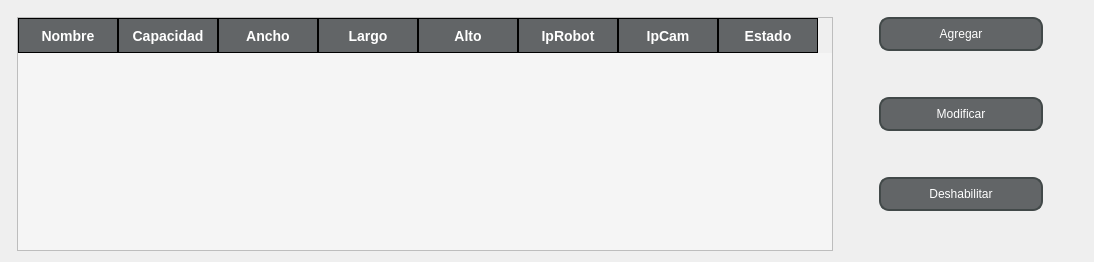
            <widget class="QWidget" name="Lista_Robots_2">
             <property name="minimumSize">
              <size>
               <width>800</width>
               <height>0</height>
              </size>
             </property>
             <layout class="QGridLayout" name="gridLayout">
              <item row="0" column="0" rowspan="2" colspan="2">
               <spacer name="horizontalSpacer_4">
                <property name="orientation">
                 <enum>Qt::Horizontal</enum>
                </property>
                <property name="sizeHint" stdset="0">
                 <size>
                  <width>217</width>
                  <height>20</height>
                 </size>
                </property>
               </spacer>
              </item>
              <item row="1" column="1">
               <layout class="QHBoxLayout" name="horizontalLayout_2">
                <item>
                 <widget class="QTableWidget" name="Tabla_Robots">
                  <property name="layoutDirection">
                   <enum>Qt::LeftToRight</enum>
                  </property>
                  <property name="autoFillBackground">
                   <bool>false</bool>
                  </property>
                  <property name="styleSheet">
                   <string notr="true"> QTableWidget {
        background-color: #f5f5f5;  
        alternate-background-color: #e0f7fa;
        gridline-color: #3498db; 
    }
    
    QHeaderView::section {
        background-color: #626567;  
        color: white;
		font-size: 14px;
		height: 25px;
        font-weight: bold;
        padding: 4px;
		border: 1px solid black 
    }
    
    QTableWidget::item {
        padding: 8px;
		min-width: 300px;
		height:40px;
    }
    
    QTableWidget::item:selected {
        background-color: #d5dbdb;  
        color: white; 
    }</string>
                  </property>
                  <property name="horizontalScrollBarPolicy">
                   <enum>Qt::ScrollBarAsNeeded</enum>
                  </property>
                  <property name="sizeAdjustPolicy">
                   <enum>QAbstractScrollArea::AdjustToContents</enum>
                  </property>
                  <property name="dragDropMode">
                   <enum>QAbstractItemView::NoDragDrop</enum>
                  </property>
                  <property name="rowCount">
                   <number>0</number>
                  </property>
                  <column>
                   <property name="text">
                    <string>Nombre</string>
                   </property>
                  </column>
                  <column>
                   <property name="text">
                    <string>Capacidad</string>
                   </property>
                  </column>
                  <column>
                   <property name="text">
                    <string>Ancho</string>
                   </property>
                  </column>
                  <column>
                   <property name="text">
                    <string>Largo</string>
                   </property>
                  </column>
                  <column>
                   <property name="text">
                    <string>Alto</string>
                   </property>
                  </column>
                  <column>
                   <property name="text">
                    <string>IpRobot</string>
                   </property>
                  </column>
                  <column>
                   <property name="text">
                    <string>IpCam</string>
                   </property>
                  </column>
                  <column>
                   <property name="text">
                    <string>Estado</string>
                   </property>
                  </column>
                 </widget>
                </item>
                <item>
                 <spacer name="horizontalSpacer_5">
                  <property name="orientation">
                   <enum>Qt::Horizontal</enum>
                  </property>
                  <property name="sizeHint" stdset="0">
                   <size>
                    <width>40</width>
                    <height>20</height>
                   </size>
                  </property>
                 </spacer>
                </item>
                <item>
                 <layout class="QVBoxLayout" name="verticalLayout_2" stretch="0,0,0,0,0,1">
                  <item>
                   <widget class="QPushButton" name="Agregar_Robot">
                    <property name="styleSheet">
                     <string notr="true">QPushButton{
	border-radius:10px;
	background-color: rgb(98, 101, 103); 
	font: 16pt &quot;Arial&quot;;
	color: rgb(255, 255, 255);
	border: 2px solid rgb(66, 73, 73);
	width: 130px;
    height: 30px;
}


QPushButton:hover{
	border-radius:10px; 
	font: 16pt &quot;Arial&quot;;
	color: rgb(255, 255, 255);
	border: 2px solid rgb(244, 69, 31);
	background-color: rgb(244, 69, 31);
}</string>
                    </property>
                    <property name="text">
                     <string>Agregar</string>
                    </property>
                   </widget>
                  </item>
                  <item>
                   <spacer name="verticalSpacer">
                    <property name="orientation">
                     <enum>Qt::Vertical</enum>
                    </property>
                    <property name="sizeHint" stdset="0">
                     <size>
                      <width>20</width>
                      <height>40</height>
                     </size>
                    </property>
                   </spacer>
                  </item>
                  <item>
                   <widget class="QPushButton" name="Modificar_Robot">
                    <property name="styleSheet">
                     <string notr="true">QPushButton{
	border-radius:10px;
	background-color: rgb(98, 101, 103); 
	font: 16pt &quot;Arial&quot;;
	color: rgb(255, 255, 255);
	border: 2px solid rgb(66, 73, 73);
	width: 130px;
    height: 30px;
}


QPushButton:hover{
	border-radius:10px; 
	font: 16pt &quot;Arial&quot;;
	color: rgb(255, 255, 255);
	border: 2px solid rgb(244, 69, 31);
	background-color: rgb(244, 69, 31);
}</string>
                    </property>
                    <property name="text">
                     <string>Modificar</string>
                    </property>
                   </widget>
                  </item>
                  <item>
                   <spacer name="verticalSpacer_24">
                    <property name="orientation">
                     <enum>Qt::Vertical</enum>
                    </property>
                    <property name="sizeHint" stdset="0">
                     <size>
                      <width>20</width>
                      <height>40</height>
                     </size>
                    </property>
                   </spacer>
                  </item>
                  <item>
                   <widget class="QPushButton" name="Hab_Des">
                    <property name="styleSheet">
                     <string notr="true">QPushButton{
	border-radius:10px;
	background-color: rgb(98, 101, 103); 
	font: 16pt &quot;Arial&quot;;
	color: rgb(255, 255, 255);
	border: 2px solid rgb(66, 73, 73);
	width: 160px;
    height: 30px;
}


QPushButton:hover{
	border-radius:10px; 
	font: 16pt &quot;Arial&quot;;
	color: rgb(255, 255, 255);
	border: 2px solid rgb(244, 69, 31);
	background-color: rgb(244, 69, 31);
}</string>
                    </property>
                    <property name="text">
                     <string>Deshabilitar</string>
                    </property>
                   </widget>
                  </item>
                  <item>
                   <spacer name="verticalSpacer_2">
                    <property name="orientation">
                     <enum>Qt::Vertical</enum>
                    </property>
                    <property name="sizeHint" stdset="0">
                     <size>
                      <width>20</width>
                      <height>40</height>
                     </size>
                    </property>
                   </spacer>
                  </item>
                 </layout>
                </item>
                <item>
                 <spacer name="horizontalSpacer_6">
                  <property name="orientation">
                   <enum>Qt::Horizontal</enum>
                  </property>
                  <property name="sizeHint" stdset="0">
                   <size>
                    <width>40</width>
                    <height>20</height>
                   </size>
                  </property>
                 </spacer>
                </item>
               </layout>
              </item>
             </layout>
            </widget>
